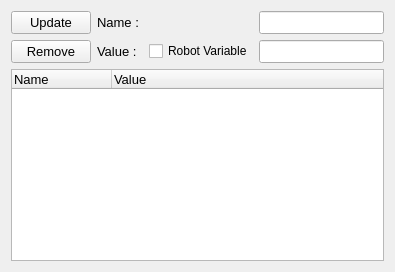
                   <widget class="QWidget" name="tab_35">
                    <attribute name="title">
                     <string>Path</string>
                    </attribute>
                    <layout class="QHBoxLayout" name="horizontalLayout">
                     <item>
                      <layout class="QGridLayout" name="gridLayout_17">
                       <item row="0" column="1">
                        <widget class="QLabel" name="label_41">
                         <property name="font">
                          <font>
                           <family>Segoe UI</family>
                           <pointsize>10</pointsize>
                          </font>
                         </property>
                         <property name="text">
                          <string>Name : </string>
                         </property>
                        </widget>
                       </item>
                       <item row="0" column="3">
                        <widget class="QLineEdit" name="textbox_path_dependency_name">
                         <property name="font">
                          <font>
                           <family>Segoe UI</family>
                           <pointsize>10</pointsize>
                          </font>
                         </property>
                        </widget>
                       </item>
                       <item row="1" column="3">
                        <widget class="QLineEdit" name="textbox_path_dependency_value">
                         <property name="font">
                          <font>
                           <family>Segoe UI</family>
                           <pointsize>10</pointsize>
                          </font>
                         </property>
                        </widget>
                       </item>
                       <item row="1" column="1">
                        <widget class="QLabel" name="label_40">
                         <property name="font">
                          <font>
                           <family>Segoe UI</family>
                           <pointsize>10</pointsize>
                          </font>
                         </property>
                         <property name="text">
                          <string>Value : </string>
                         </property>
                        </widget>
                       </item>
                       <item row="2" column="0" colspan="4">
                        <widget class="QTreeWidget" name="table_dependency_path">
                         <property name="font">
                          <font>
                           <family>Segoe UI</family>
                           <pointsize>10</pointsize>
                          </font>
                         </property>
                         <column>
                          <property name="text">
                           <string>Name</string>
                          </property>
                         </column>
                         <column>
                          <property name="text">
                           <string>Value</string>
                          </property>
                         </column>
                        </widget>
                       </item>
                       <item row="1" column="2">
                        <widget class="QCheckBox" name="checkBox_path_dependency_robot_variable">
                         <property name="text">
                          <string>Robot Variable</string>
                         </property>
                        </widget>
                       </item>
                       <item row="1" column="0">
                        <widget class="QPushButton" name="btn_remove_dependency_path">
                         <property name="font">
                          <font>
                           <family>Segoe UI</family>
                           <pointsize>10</pointsize>
                          </font>
                         </property>
                         <property name="text">
                          <string>Remove</string>
                         </property>
                        </widget>
                       </item>
                       <item row="0" column="0">
                        <widget class="QPushButton" name="btn_update_dependency_path">
                         <property name="font">
                          <font>
                           <family>Segoe UI</family>
                           <pointsize>10</pointsize>
                          </font>
                         </property>
                         <property name="text">
                          <string>Update</string>
                         </property>
                        </widget>
                       </item>
                      </layout>
                     </item>
                    </layout>
                   </widget>
